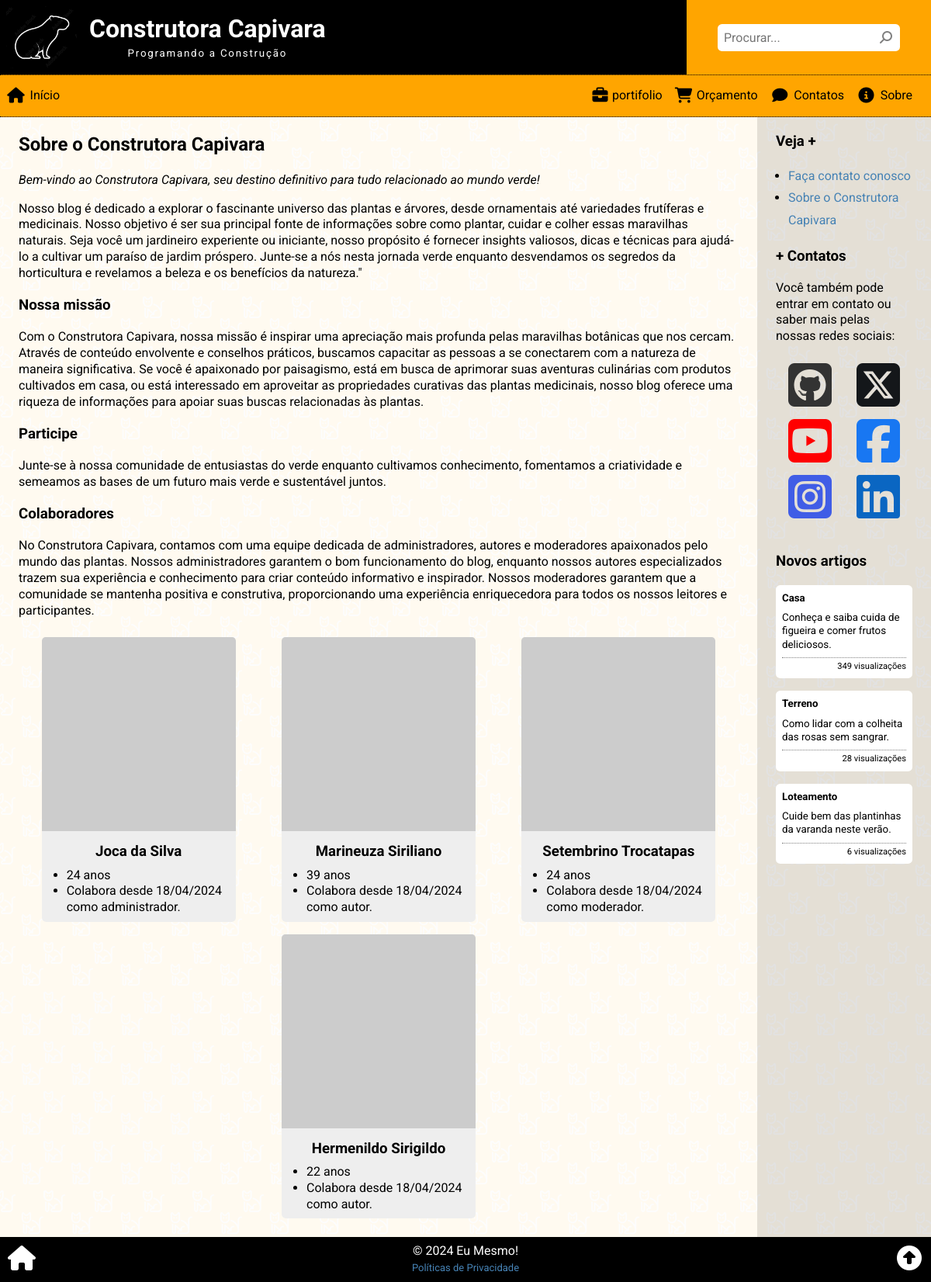
Page /about.php on the committed database.
### tables this page shows
CREATE TABLE employee (
    emp_id INT PRIMARY KEY AUTO_INCREMENT,
    emp_date TIMESTAMP DEFAULT CURRENT_TIMESTAMP,
    emp_photo VARCHAR(255),
    emp_name VARCHAR(127) NOT NULL,
    emp_birth DATE,
    emp_email VARCHAR(255) NOT NULL,
    emp_password VARCHAR(63) NOT NULL,
    emp_type ENUM('admin', 'author', 'moderator') DEFAULT 'moderator',
    emp_status ENUM('on', 'off', 'del') DEFAULT 'on'
);

CREATE TABLE article (
    art_id INT PRIMARY KEY AUTO_INCREMENT,
    art_date TIMESTAMP DEFAULT CURRENT_TIMESTAMP,
    art_thumbnail VARCHAR(255),
    art_title VARCHAR(127),
    art_summary VARCHAR(255),
    art_author INT,
    art_content TEXT,
    art_views INT DEFAULT '0',
    art_status ENUM('on', 'off', 'del') DEFAULT 'on',
    FOREIGN KEY (art_author) REFERENCES employee(emp_id)
);

### about.php (the view, shortened to what this page needs)
<?php
require("_global.php");
$employees = '';
$sql = <<<SQL
SELECT
	-- Campos necessários
    emp_id, emp_photo, emp_name, emp_type,
    -- Converte a data de cadastro
    DATE_FORMAT(emp_date, "%d/%m/%Y") AS emp_datebr,
    -- Obtém a idade
    TIMESTAMPDIFF(YEAR, emp_birth, CURDATE()) AS emp_age
FROM employee
-- Requisitos
WHERE emp_status = 'on'
-- Ordena pelo mais antigo
ORDER BY emp_date;
SQL;
$res = $conn->query($sql);
if ($res->num_rows > 0) :
    $employees .= <<<HTML
        <h3>Colaboradores</h3>
        <p>No {$site['sitename']}, contamos com uma equipe dedicada de administradores, autores e moderadores apaixonados pelo mundo das plantas. Nossos administradores garantem o bom funcionamento do blog, enquanto nossos autores especializados trazem sua experiência e conhecimento para criar conteúdo informativo e inspirador. Nossos moderadores garantem que a comunidade se mantenha positiva e construtiva, proporcionando uma experiência enriquecedora para todos os nossos leitores e participantes.</p>
        <div class="emprow">
    HTML;
    while ($row = $res->fetch_assoc()) :
        switch ($row['emp_type']):
            case 'admin':
                $emp_type = 'administrador';
                break;
            case 'author':
                $emp_type = 'autor';
                break;
            case 'moderator':
                $emp_type = 'moderador';
                break;
        endswitch;
        $employees .= <<<HTML
        <div class="empcol">
            <img src="{$row['emp_photo']}" alt="{$row['emp_name']}">
            <h3>{$row['emp_name']}</h3>
            <ul>
                <li>{$row['emp_age']} anos</li>
                <li>Colabora desde {$row['emp_datebr']} como {$emp_type}.</li>
            </ul>
        </div>
        HTML;
    endwhile;
    $employees .= '</div>';
endif;
require('_header.php');
?>
<article>
    <h2>Sobre o <?php echo $site['sitename'] ?></h2>
    <p><em>Bem-vindo ao <?php echo $site['sitename'] ?>, seu destino definitivo para tudo relacionado ao mundo verde!</em></p>
    <p>Nosso blog é dedicado a explorar o fascinante universo das plantas e árvores, desde ornamentais até variedades frutíferas e medicinais. Nosso objetivo é ser sua principal fonte de informações sobre como plantar, cuidar e colher essas maravilhas naturais. Seja você um jardineiro experiente ou iniciante, nosso propósito é fornecer insights valiosos, dicas e técnicas para ajudá-lo a cultivar um paraíso de jardim próspero. Junte-se a nós nesta jornada verde enquanto desvendamos os segredos da horticultura e revelamos a beleza e os benefícios da natureza."</p>
    <h3>Nossa missão</h3>
    <p>Com o <?php echo $site['sitename'] ?>, nossa missão é inspirar uma apreciação mais profunda pelas maravilhas botânicas que nos cercam. Através de conteúdo envolvente e conselhos práticos, buscamos capacitar as pessoas a se conectarem com a natureza de maneira significativa. Se você é apaixonado por paisagismo, está em busca de aprimorar suas aventuras culinárias com produtos cultivados em casa, ou está interessado em aproveitar as propriedades curativas das plantas medicinais, nosso blog oferece uma riqueza de informações para apoiar suas buscas relacionadas às plantas.</p>
    <h3>Participe</h3>
    <p>Junte-se à nossa comunidade de entusiastas do verde enquanto cultivamos conhecimento, fomentamos a criatividade e semeamos as bases de um futuro mais verde e sustentável juntos.</p>
    <?php echo $employees ?>
</article>
<aside>
    <h3>Veja +</h3>
    <ul>
        <li><a href="contacts.php">Faça contato conosco</a></li>
        <li><a href="about.php">Sobre o <?php echo $site['sitename'] ?></a></li>
    </ul>
    <?php
    require('widgets/_socialaside.php');
    require('widgets/_newest.php');
    ?>
</aside>
<?php
require('_footer.php');
?>

### widgets/_newest.php
<?php
$num_list = (isset($num_list)) ? intval($num_list) : 3;
$output = '';
$sql = <<<SQL
SELECT
	art_id, art_title, art_summary, art_views
FROM article
WHERE
	art_status = 'on'
    AND art_date <= NOW()
ORDER BY art_date DESC
LIMIT {$num_list};
SQL;
$res = $conn->query($sql);
if ($res->num_rows > 0) :
    $output .= '
        <div class="aside_block">
            <h3>Novos artigos</h3>
    ';
    while ($art = $res->fetch_assoc()) :
        if (intval($art['art_views']) == 0) $art_views = "Nenhuma visualização";
        elseif ($art['art_views'] == 1) $art_views = "1 visualização";
        else $art_views = "{$art['art_views']} visualizações";
        $box_options = [
            'href' => "view.php?id={$art['art_id']}",
            'title' => $art['art_title'],
            'body' => $art['art_summary'],
            'footer' => $art_views,
        ];
        $output .= aside_box($box_options);
    endwhile;
    $output .= '</div>';
endif;
echo $output;

### _global.php (shortened to what this page needs)
<?php
$site = [
    "sitename" => "Construtora Capivara",
    "title" => "Construtora Capivara",
    "slogan" => "Programando a Construção",
    "logo" => "logo02.png",
    "mysql_hostname" => "localhost",
    "mysql_username" => "root",
    "mysql_password" => "",
    "mysql_database" => "helloword",
    "summary_length" => 40,
    "articles_perpage" => 10,
    "social_list" => [
        [
            "name" => "GitHub.com",
            "link" => "https://github.com/Luferat",
            "icon" => "fa-brands fa-square-github fa-fw",
            "color" => "#333"
        ], [
            "name" => "X / Twitter",
            "link" => "https://twitter.com/Luferat",
            "icon" => "fa-brands fa-square-x-twitter fa-fw",
            "color" => "#14171a"
        ], [
            "name" => "Youtube",
            "link" => "https://www.youtube.com/channel/UCkN6I-gfJlL5lUj9shkyxPQ",
            "icon" => "fa-brands fa-square-youtube fa-fw",
            "color" => "#ff0000"
        ], [
            "name" => "Facebook",
            "link" => "https://facebook.com/Luferat",
            "icon" => "fa-brands fa-square-facebook fa-fw",
            "color" => "#1877f2"
        ], [
            "name" => "Instagram",
            "link" => "https://instagram.com/Luferat",
            "icon" => "fa-brands fa-square-instagram fa-fw",
            "color" => "#405de6"
        ], [
            "name" => "LinkedIn",
            "link" => "https://www.linkedin.com/in/luferat/",
            "icon" => "fa-brands fa-linkedin fa-fw",
            "color" => "#0a66c2"
        ]
    ]
];
function aside_box($data = [])
{
    $clicked = $title = $body = $body_content = $footer = '';
    if (isset($data['href']))
        $clicked = 'class="clicked" onclick="location.href = \'' . $data['href'] . '\'"';
    if (isset($data['title']))
        $title = "<h5>{$data['title']}</h5>";
    if (isset($data['body'])) {
        if (isset($data['limit']))
            $body_content = cutString($data['body'], $data['limit']);
        else
            $body_content = $data['body'];
        $body = '<small title="' . $data['body'] . '">' . $body_content . '</small>';
    }
    if (isset($data['footer']))
        $footer = '<small class="footer">' . $data['footer'] . '</small>';
    $out = "
        <div {$clicked}>
            {$title}
            {$body}
            {$footer}
        </div>
    ";
    return $out;
}

### assets/css/global.css (style rules this page uses)
* { box-sizing: border-box; outline: none; }
html, body { position: relative; width: 100%; height: 100%; padding: 0; margin: 0; font-family: 'Roboto', Arial, Helvetica, sans-serif; font-size: 16px; line-height: 1.3; }
body { background-color: rgba(255, 166, 0, 0.6); background-image: url('../img/back01.png'); background-attachment: fixed; background-position: center; background-repeat: repeat; }
a { color: steelblue; text-decoration: none; }
main article, main aside { padding: 0 1.5rem; }
main article { background-color: rgba(255, 255, 255, .9); flex-grow: 1; }
main aside { background-color: rgba(226, 226, 226, 0.9); min-height: 5rem; }
@media only screen and (min-width: 768px) { main aside { min-width: 14rem; max-width: 14rem; } }
.aside_block div { background-color: #fff; padding: .5rem; border-radius: .35rem; margin-bottom: 1rem; }
.clicked { cursor: pointer; }
.aside_block h5 { margin: 0; }
.aside_block small { display: block; margin-top: .5rem; }
.aside_block small.footer { border-top: 1px dotted grey; padding-top: .25rem; font-size: 70%; text-align: right; }

### assets/css/about.css (style rules this page uses)
.emprow { display: flex; flex-wrap: wrap; justify-content: space-around; margin-bottom: 1rem; }
.empcol { width: 100%; max-width: 250px; background-color: #eee; margin: .5rem; border-radius: .35rem; }
.empcol img { width: 100%; border-radius: .3rem .3rem 0 0; }
.empcol h3 { margin: .5rem; text-align: center; }
.empcol ul { margin: 0 0 .5rem 0; padding-left: 2rem; }
aside ul { margin: 0; padding: 0 0 0 1rem; line-height: 1.8; }

### rows in the picture
employee: emp_name "Joca da Silva", emp_age "24", emp_datebr "18/04/2024", emp_type "administrador"
employee: emp_name "Marineuza Siriliano", emp_age "39", emp_datebr "18/04/2024", emp_type "autor"
employee: emp_name "Setembrino Trocatapas", emp_age "24", emp_datebr "18/04/2024", emp_type "moderador"
employee: emp_name "Hermenildo Sirigildo", emp_age "22", emp_datebr "18/04/2024", emp_type "autor"
article: art_title "Casa", art_summary "Conheça e saiba cuida de figueira e comer frutos deliciosos.", footer "349 visualizações"
article: art_title "Terreno", art_summary "Como lidar com a colheita das rosas sem sangrar.", footer "28 visualizações"
article: art_title "Loteamento", art_summary "Cuide bem das plantinhas da varanda neste verão.", footer "6 visualizações"

### other values in the picture
$site["title"] "Construtora Capivara"
$site["slogan"] "Programando a Construção"
$site['sitename'] "Construtora Capivara"
